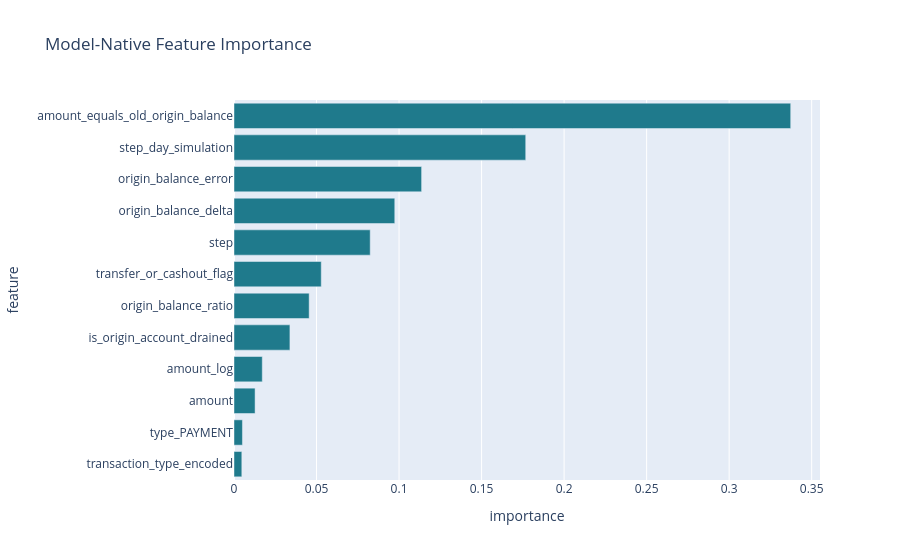

This figure's notebook cell:
### Code cell
plot_frame = native.head(12).sort_values("importance")
px.bar(
    plot_frame,
    x="importance",
    y="feature",
    orientation="h",
    title="Model-Native Feature Importance",
    color_discrete_sequence=[APPROVED_PALETTE["accent_teal"]],
)

### Figure 1 — Plotly figure (JSON) as saved in the notebook; plotly's stock layout.template omitted (floating-point values rounded to 4 significant figures)
{"data": [{"hovertemplate": "importance=%{x}<br>feature=%{y}<extra></extra>", "legendgroup": "", "marker": {"color": "#1F7A8C", "pattern": {"shape": ""}}, "name": "", "orientation": "h", "showlegend": false, "textposition": "auto", "type": "bar", "x": [0.00474, 0.005112, 0.01277, 0.01713, 0.03388, 0.04554, 0.05287, 0.08252, 0.09741, 0.1137, 0.1768, 0.3373], "xaxis": "x", "y": ["transaction_type_encoded", "type_PAYMENT", "amount", "amount_log", "is_origin_account_drained", "origin_balance_ratio", "transfer_or_cashout_flag", "step", "origin_balance_delta", "origin_balance_error", "step_day_simulation", "amount_equals_old_origin_balance"], "yaxis": "y"}], "layout": {"barmode": "relative", "legend": {"tracegroupgap": 0}, "title": {"text": "Model-Native Feature Importance"}, "xaxis": {"anchor": "y", "domain": [0, 1], "title": {"text": "importance"}}, "yaxis": {"anchor": "x", "domain": [0, 1], "title": {"text": "feature"}}}}
